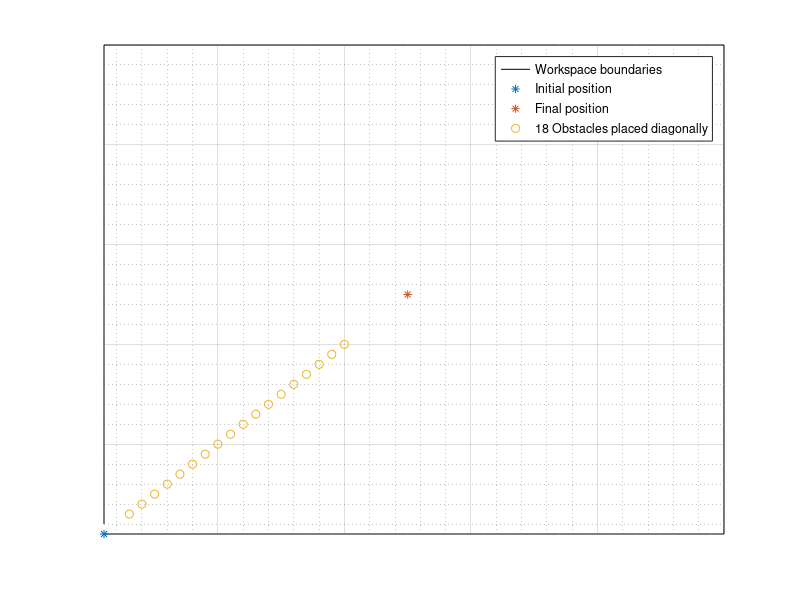

MATLAB code for this plot:

axes('XLim',[1,50], 'YLim',[1,50], 'XGrid','on', 'YGrid','on', 'XMinorGrid','on', 'YMinorGrid','on')

% set(gca,'xtick',[])
% set(gca,'ytick',[])
% set(gca,'visible','off')
set(gca,'XColor', 'none','YColor','none')

hold on

boundaries_x = [1:50,repelem(50,48),50:-1:1,repelem(1,48)];
boundaries_y = [repelem(1,50),2:49,repelem(50,50),49:-1:2];


plot(boundaries_x,boundaries_y,'k')

hold on

scatter(1,1,'*')

hold on

scatter(25,25,'*')

hold on

scatter(3:20,3:20)

legend({'Workspace boundaries','Initial position','Final position','18 Obstacles placed diagonally'},'Location','northeast');

